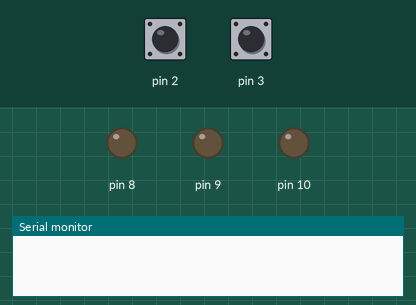
Simulated run of this sketch. Board: Arduino Uno, built with avr-gcc and run on an emulated ATmega328P. Shown: output pins drawn as LEDs (lit = HIGH), the last lines printed to the serial monitor. Inputs (shaded band) come from the test bench; at power-on: pin 3 HIGH, pin 2 HIGH.

Above: at 1.2 s.
1.3 s: pin 3 pulled LOW for 0.15 s
At 1.7 s:
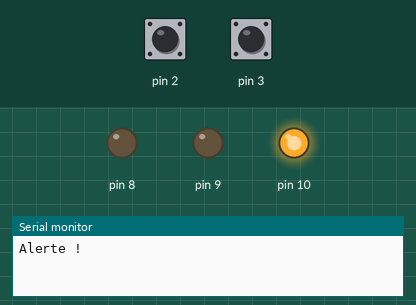
4.4 s: pin 2 pulled LOW for 1 s
At 5.4 s:
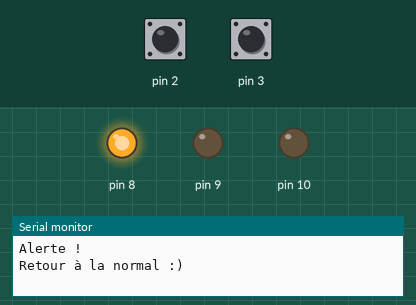
8.5 s: pin 3 pulled LOW for 1 s
At 8.9 s:
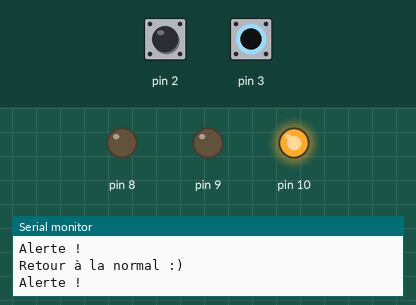
11.7 s: pin 2 pulled LOW for 3.2 s
At 13.3 s:
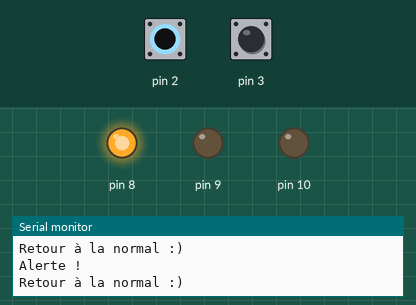
16.4 s: pin 2 driven LOW and pin 3 driven LOW
Timing chart, 0 to 19.0 s (numbered marks = the images above; inputs shaded):
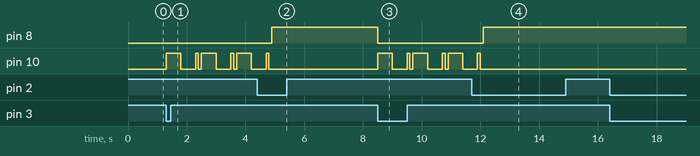

Measured:
- after the input at 1.3 s, pin 10: LOW → HIGH at once, then repeats every 1.2 s: LOW 0.50 s, HIGH 0.10 s, LOW 0.10 s, HIGH 0.50 s
- after the input at 4.4 s, pin 8: LOW → HIGH after 0.50 s; pin 10: goes on until 4.8 s, then stays LOW
- after the input at 8.5 s, pin 8: HIGH → LOW at once; pin 10: LOW → HIGH at once, then repeats every 1.2 s: LOW 0.50 s, HIGH 0.10 s, LOW 0.10 s, HIGH 0.50 s
- after the input at 11.7 s, pin 8: LOW → HIGH after 0.40 s; pin 10: goes on until 12.0 s, then stays LOW

The sketch:

baignade_interdite.ino
```cpp
int carDispo, resultat, led = 1;
bool rouge = false, jaune = false;
char mot[15];

void setup() {
    Serial.begin(9600);
    pinMode(2, INPUT_PULLUP);
    pinMode(3, INPUT_PULLUP);
    pinMode(8, OUTPUT);
    pinMode(9, OUTPUT);
    pinMode(10, OUTPUT);
}
void loop(){

    if (!digitalRead(3)) {
        Serial.println("Alerte !");
        while (digitalRead(2)) {
            appuiBoutonRouge();
        }
        Serial.println("Retour à la normal :)");
        appuiBoutonJaune(led);
    }

    carDispo = Serial.available();

    if (carDispo > 0){
        int i = 0;
        while (i < carDispo){
            mot[i] = Serial.read();
            delay(20);
            i++;
        }
        delay(10);
//        mot[i] = '\0';
        Serial.println(strcmp(mot, "meduse"));
        if (strcmp(mot, "meduse") == 0){
            digitalWrite(8, LOW);
            digitalWrite(9, LOW);
            digitalWrite(10, HIGH);
            led = 3;
        }/*
        if (strcmp(mot, "tempete")){
            digitalWrite(8, LOW);
            digitalWrite(9, LOW);
            digitalWrite(10, HIGH);
            led = 3;
        }
        if (strcmp(mot, "requin")){
            digitalWrite(8, LOW);
            digitalWrite(9, LOW);
            digitalWrite(10, HIGH);
            led = 3;
        }
        if (strcmp(mot, "vague")){
            digitalWrite(8, LOW);
            digitalWrite(9, HIGH);
            digitalWrite(10, LOW);
            led = 2;
        }*/
    }
}
void appuiBoutonRouge() {
    digitalWrite(8, LOW);
    digitalWrite(9, LOW);
    digitalWrite(10, LOW);
    digitalWrite(10, HIGH);
    delay(500);
    digitalWrite(10, LOW);
    delay(500);
    digitalWrite(10, HIGH);
    delay(100);
    digitalWrite(10, LOW);
    delay(100);
}
void appuiBoutonJaune(int led){
    digitalWrite(8, LOW);
    digitalWrite(9, LOW);
    digitalWrite(10,LOW);
    digitalWrite(7 + led, HIGH);
}
```
